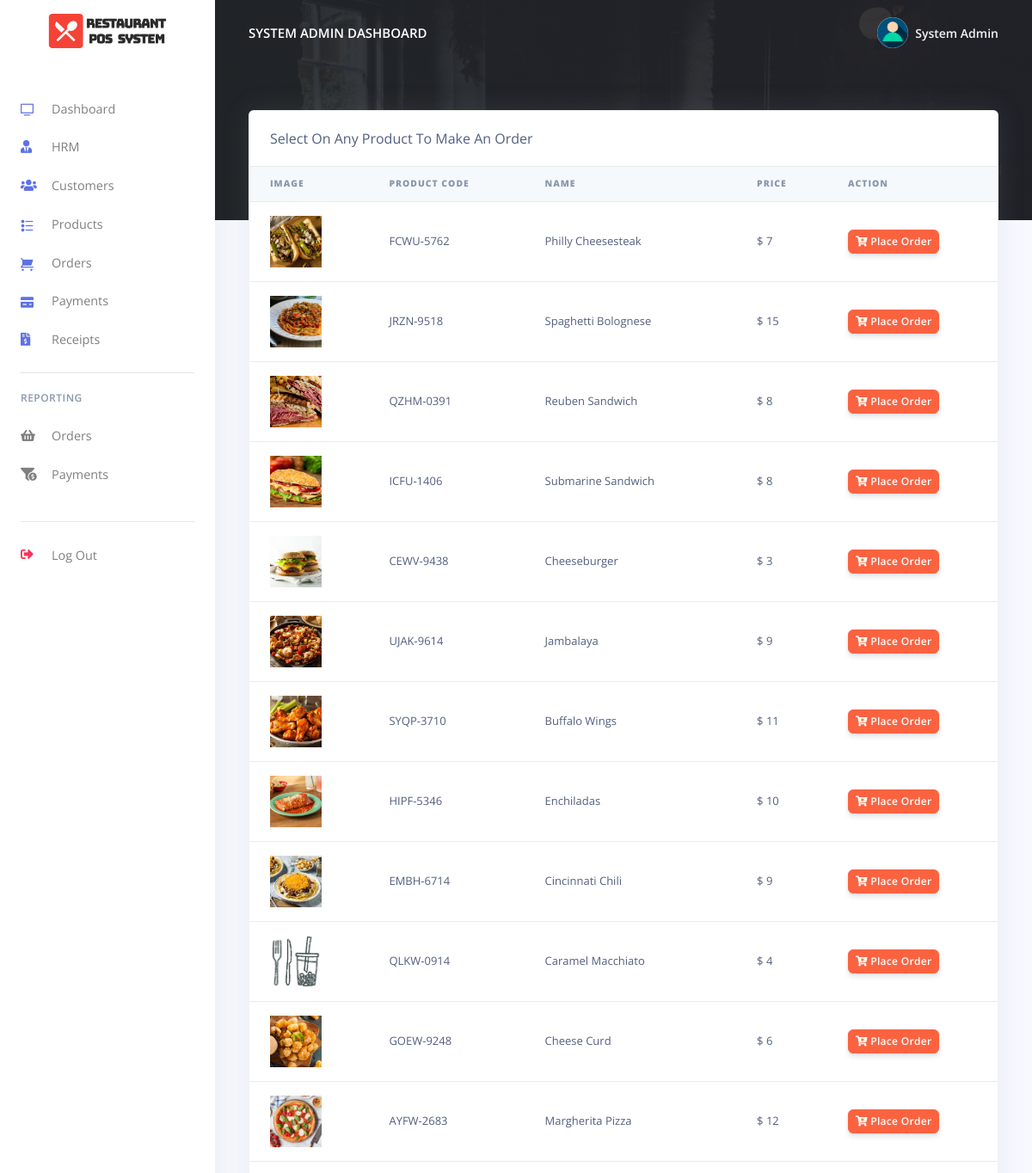
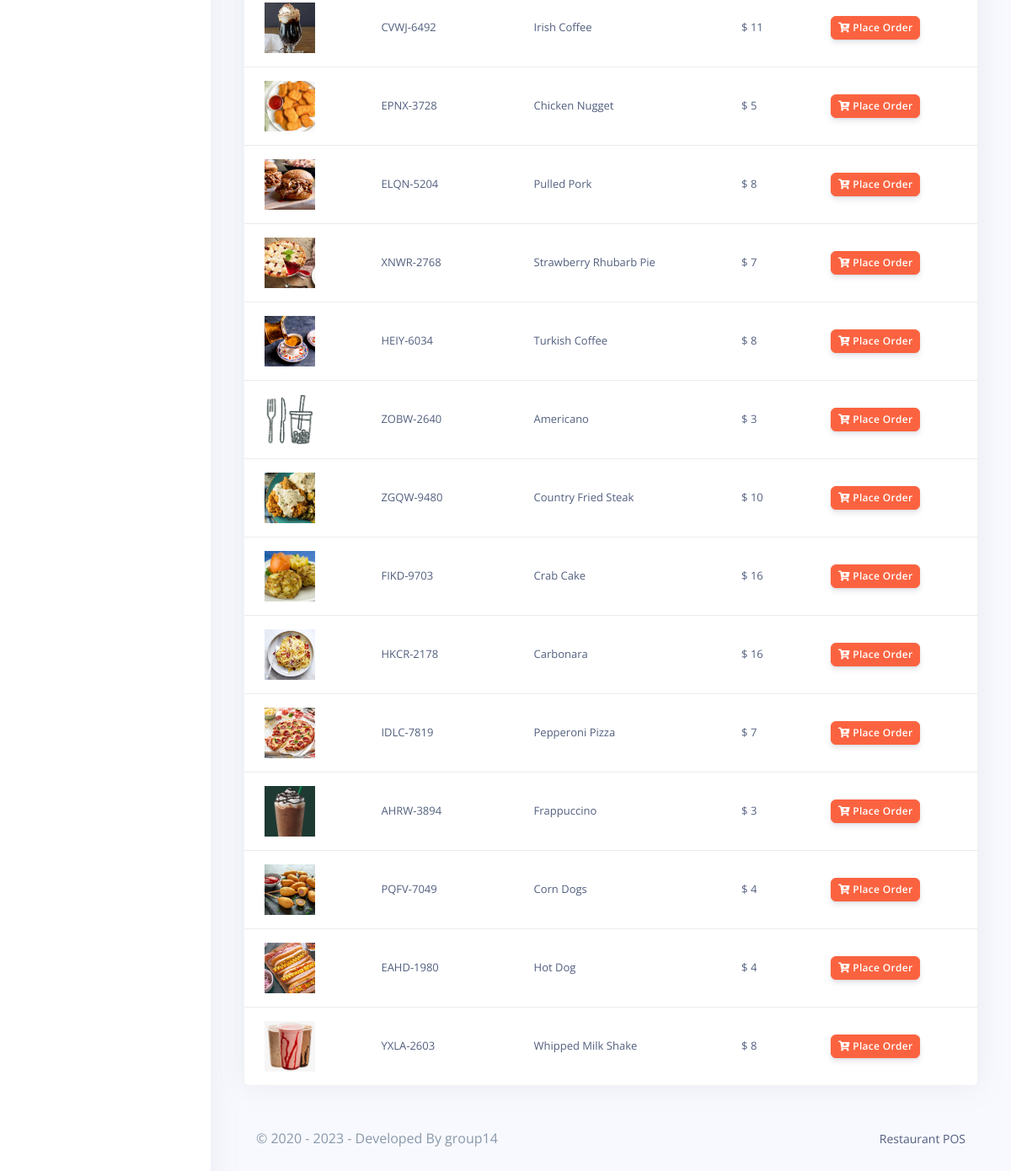
/Restro/admin/orders.php (signed in), run on the app's committed database (2 pictures, top to bottom).
### tables this page shows
CREATE TABLE `rpos_admin` (
  `admin_id` varchar(200) NOT NULL,
  `admin_name` varchar(200) NOT NULL,
  `admin_email` varchar(200) NOT NULL,
  `admin_password` varchar(200) NOT NULL
);

CREATE TABLE `rpos_products` (
  `prod_id` varchar(200) NOT NULL,
  `prod_code` varchar(200) NOT NULL,
  `prod_name` varchar(200) NOT NULL,
  `prod_img` varchar(200) NOT NULL,
  `prod_desc` longtext NOT NULL,
  `prod_price` varchar(200) NOT NULL,
  `created_at` timestamp(6) NOT NULL DEFAULT current_timestamp(6) ON UPDATE current_timestamp(6)
);

### Restro/admin/orders.php (the view, shortened to what this page needs)
<?php
include('config/config.php');
require_once('partials/_head.php');
?>
<body>
  <?php
  require_once('partials/_sidebar.php');
  ?>
  <div class="main-content">
    <?php
    require_once('partials/_topnav.php');
    ?>
    <div class="container-fluid mt--8">
      <div class="row">
        <div class="col">
          <div class="card shadow">
            <div class="card-header border-0">
              Select On Any Product To Make An Order
            </div>
            <div class="table-responsive">
              <table class="table align-items-center table-flush">
                <thead class="thead-light">
                  <tr>
                    <th scope="col"><b>Image</b></th>
                    <th scope="col"><b>Product Code</b></th>
                    <th scope="col"><b>Name</b></th>
                    <th scope="col"><b>Price</b></th>
                    <th scope="col"><b>Action</b></th>
                  </tr>
                </thead>
                <tbody>
                  <?php
                  $ret = "SELECT * FROM  rpos_products ";
                  $stmt = $mysqli->prepare($ret);
                  $stmt->execute();
                  $res = $stmt->get_result();
                  while ($prod = $res->fetch_object()) {
                  ?>
                    <tr>
                      <td>
                        <?php
                        if ($prod->prod_img) {
                          echo "<img src='assets/img/products/$prod->prod_img' height='60' width='60 class='img-thumbnail'>";
                        } else {
                          echo "<img src='assets/img/products/default.jpg' height='60' width='60 class='img-thumbnail'>";
                        }
                        ?>
                      </td>
                      <td><?php echo $prod->prod_code; ?></td>
                      <td><?php echo $prod->prod_name; ?></td>
                      <td>$ <?php echo $prod->prod_price; ?></td>
                      <td>
                        <a href="make_oder.php?prod_id=<?php echo $prod->prod_id; ?>&prod_name=<?php echo $prod->prod_name; ?>&prod_price=<?php echo $prod->prod_price; ?>">
                          <button class="btn btn-sm btn-warning">
                            <i class="fas fa-cart-plus"></i>
                            Place Order
                          </button>
                        </a>
                      </td>
                    </tr>
                  <?php } ?>
                </tbody>
              </table>
            </div>
          </div>
        </div>
      </div>
      <?php
      require_once('partials/_footer.php');
      ?>
    </div>
  </div>
</body>
</html>

### Restro/admin/partials/_head.php (shortened to what this page needs)
<!DOCTYPE html>
<html>
<head>
    <link href="assets/vendor/nucleo/css/nucleo.css" rel="stylesheet">
    <link href="assets/vendor/@fortawesome/fontawesome-free/css/all.min.css" rel="stylesheet">
    <link type="text/css" href="assets/css/argon.css?v=1.0.0" rel="stylesheet">
</head>

### Restro/admin/partials/_sidebar.php (shortened to what this page needs)
<?php
$admin_id = $_SESSION['admin_id'];
$ret = "SELECT * FROM  rpos_admin  WHERE admin_id = '$admin_id'";
$stmt = $mysqli->prepare($ret);
$stmt->execute();
$res = $stmt->get_result();
while ($admin = $res->fetch_object()) {
?>
  <nav class="navbar navbar-vertical fixed-left navbar-expand-md navbar-light bg-white" id="sidenav-main">
    <div class="container-fluid">
      <a class="navbar-brand pt-0" href="dashboard.php">
        <img src="assets/img/brand/repos.png" class="navbar-brand-img" alt="...">
      </a>
      <div class="collapse navbar-collapse" id="sidenav-collapse-main">
        <ul class="navbar-nav">
          <li class="nav-item">
            <a class="nav-link" href="dashboard.php">
              <i class="ni ni-tv-2 text-primary"></i> Dashboard
            </a>
          </li>
          <li class="nav-item">
            <a class="nav-link" href="hrm.php">
              <i class="fas fa-user-tie text-primary"></i> HRM
            </a>
          </li>
          <li class="nav-item">
            <a class="nav-link" href="customes.php">
              <i class="fas fa-users text-primary"></i> Customers
            </a>
          </li>
          <li class="nav-item">
            <a class="nav-link" href="products.php">
              <i class="ni ni-bullet-list-67 text-primary"></i>Products
            </a>
          </li>
          <li class="nav-item">
            <a class="nav-link" href="orders.php">
              <i class="ni ni-cart text-primary"></i> Orders
            </a>
          </li>
          <li class="nav-item">
            <a class="nav-link" href="payments.php">
              <i class="ni ni-credit-card text-primary"></i> Payments
            </a>
          </li>
          <li class="nav-item">
            <a class="nav-link" href="receipts.php">
              <i class="fas fa-file-invoice-dollar text-primary"></i> Receipts
            </a>
          </li>
        </ul>
        <hr class="my-3">
        <h6 class="navbar-heading text-muted">Reporting</h6>
        <ul class="navbar-nav mb-md-3">
          <li class="nav-item">
            <a class="nav-link" href="orders_reports.php">
              <i class="fas fa-shopping-basket"></i> Orders
            </a>
          </li>
          <li class="nav-item">
            <a class="nav-link" href="payments_reports.php">
              <i class="fas fa-funnel-dollar"></i> Payments
            </a>
          </li>
        </ul>
        <hr class="my-3">
        <ul class="navbar-nav mb-md-3">
          <li class="nav-item">
            <a class="nav-link" href="logout.php">
              <i class="fas fa-sign-out-alt text-danger"></i> Log Out
            </a>
          </li>
        </ul>
      </div>
    </div>
  </nav>
<?php } ?>

### Restro/admin/partials/_topnav.php (shortened to what this page needs)
<?php
$admin_id = $_SESSION['admin_id'];
$ret = "SELECT * FROM  rpos_admin  WHERE admin_id = '$admin_id'";
$stmt = $mysqli->prepare($ret);
$stmt->execute();
$res = $stmt->get_result();
while ($admin = $res->fetch_object()) {
?>
    <nav class="navbar navbar-top navbar-expand-md navbar-dark" id="navbar-main">
        <div class="container-fluid">
            <a class="h4 mb-0 text-white text-uppercase d-none d-lg-inline-block" href="dashboard.php"><?php echo $admin->admin_name; ?> Dashboard</a>
            <ul class="navbar-nav align-items-center d-none d-md-flex">
                <li class="nav-item dropdown">
                    <a class="nav-link pr-0" href="#" role="button" data-toggle="dropdown" aria-haspopup="true" aria-expanded="false">
                        <div class="media align-items-center">
                            <span class="avatar avatar-sm rounded-circle">
                                <img alt="Image placeholder" src="assets/img/theme/user-a-min.png">
                            </span>
                            <div class="media-body ml-2 d-none d-lg-block">
                                <span class="mb-0 text-sm  font-weight-bold"><?php echo $admin->admin_name; ?></span>
                            </div>
                        </div>
                    </a>
                </li>
            </ul>
        </div>
    </nav>
<?php } ?>

### Restro/admin/partials/_footer.php
<footer class="py-5">
  <div class="container">
    <div class="row align-items-center justify-content-xl-between">
      <div class="col-xl-6">
        <div class="copyright text-center text-xl-left text-muted">
          &copy; 2020 - <?php echo date('Y'); ?> - Developed By group14
        </div>
      </div>
      <div class="col-xl-6">
        <ul class="nav nav-footer justify-content-center justify-content-xl-end">
          <li class="nav-item">
            <a href="" class="nav-link" target="_blank">Restaurant POS</a>
          </li>
        </ul>
      </div>
    </div>
  </div>
</footer>

### data on the page
rpos_admin: admin_name "SYSTEM ADMIN", admin_name "System Admin"
rpos_products: prod_img (picture), prod_code "FCWU-5762", prod_name "Philly Cheesesteak", prod_price "7"
rpos_products: prod_img (picture), prod_code "JRZN-9518", prod_name "Spaghetti Bolognese", prod_price "15"
rpos_products: prod_img (picture), prod_code "QZHM-0391", prod_name "Reuben Sandwich", prod_price "8"
rpos_products: prod_img (picture), prod_code "ICFU-1406", prod_name "Submarine Sandwich", prod_price "8"
rpos_products: prod_img (picture), prod_code "CEWV-9438", prod_name "Cheeseburger", prod_price "3"
rpos_products: prod_img (picture), prod_code "UJAK-9614", prod_name "Jambalaya", prod_price "9"
rpos_products: prod_img (picture), prod_code "SYQP-3710", prod_name "Buffalo Wings", prod_price "11"
rpos_products: prod_img (picture), prod_code "HIPF-5346", prod_name "Enchiladas", prod_price "10"
rpos_products: prod_img (picture), prod_code "EMBH-6714", prod_name "Cincinnati Chili", prod_price "9"
rpos_products: prod_code "QLKW-0914", prod_name "Caramel Macchiato", prod_price "4"
rpos_products: prod_img (picture), prod_code "GOEW-9248", prod_name "Cheese Curd", prod_price "6"
rpos_products: prod_img (picture), prod_code "AYFW-2683", prod_name "Margherita Pizza", prod_price "12"
rpos_products: prod_img (picture), prod_code "CVWJ-6492", prod_name "Irish Coffee", prod_price "11"
rpos_products: prod_img (picture), prod_code "EPNX-3728", prod_name "Chicken Nugget", prod_price "5"
rpos_products: prod_img (picture), prod_code "ELQN-5204", prod_name "Pulled Pork", prod_price "8"
rpos_products: prod_img (picture), prod_code "XNWR-2768", prod_name "Strawberry Rhubarb Pie", prod_price "7"
rpos_products: prod_img (picture), prod_code "HEIY-6034", prod_name "Turkish Coffee", prod_price "8"
rpos_products: prod_code "ZOBW-2640", prod_name "Americano", prod_price "3"
rpos_products: prod_img (picture), prod_code "ZGQW-9480", prod_name "Country Fried Steak", prod_price "10"
rpos_products: prod_img (picture), prod_code "FIKD-9703", prod_name "Crab Cake", prod_price "16"
rpos_products: prod_img (picture), prod_code "HKCR-2178", prod_name "Carbonara", prod_price "16"
rpos_products: prod_img (picture), prod_code "IDLC-7819", prod_name "Pepperoni Pizza", prod_price "7"
rpos_products: prod_img (picture), prod_code "AHRW-3894", prod_name "Frappuccino", prod_price "3"
rpos_products: prod_img (picture), prod_code "PQFV-7049", prod_name "Corn Dogs", prod_price "4"
rpos_products: prod_img (picture), prod_code "EAHD-1980", prod_name "Hot Dog", prod_price "4"
rpos_products: prod_img (picture), prod_code "YXLA-2603", prod_name "Whipped Milk Shake", prod_price "8"
